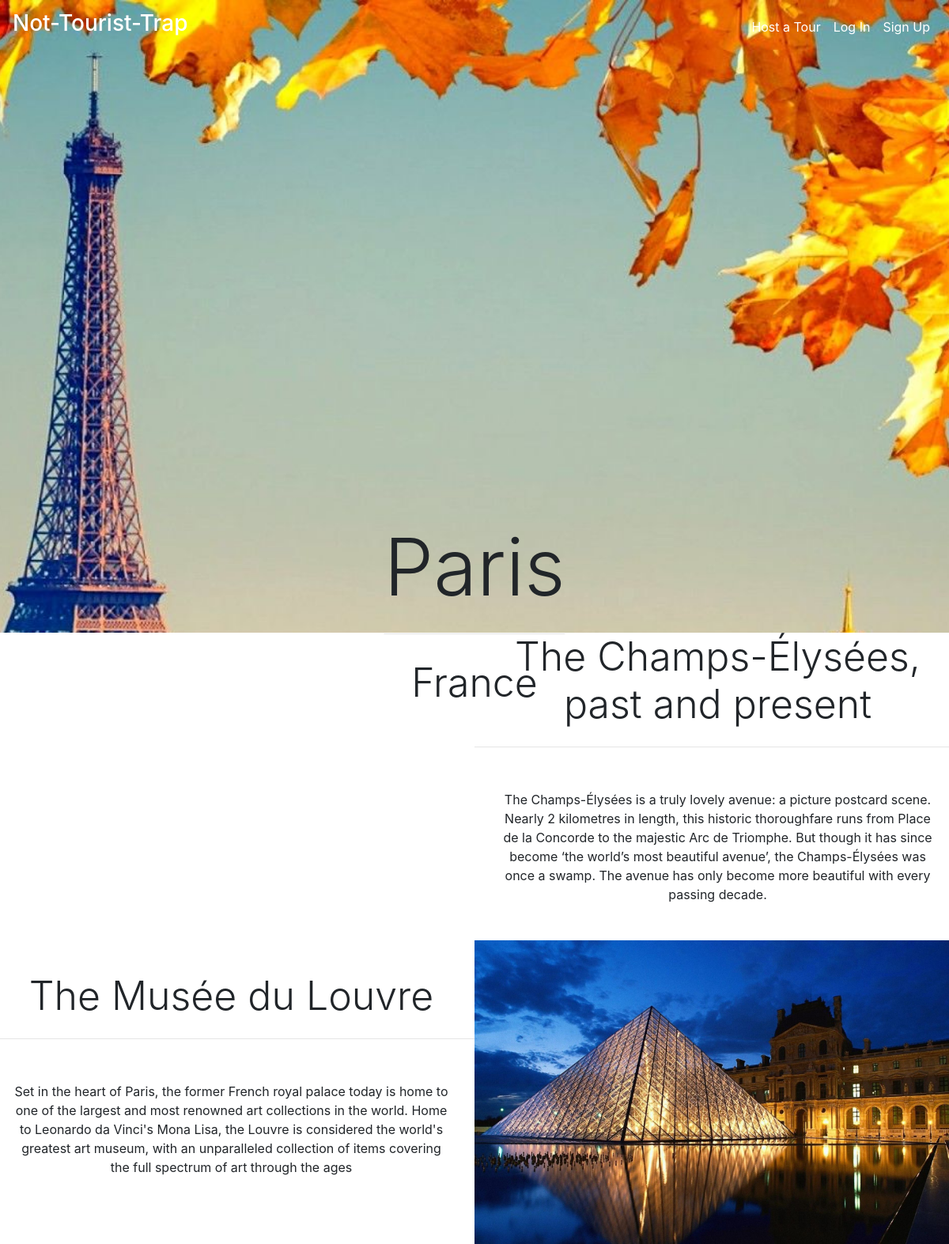
The app's page /View/Destination.php?country=France&state=Paris, older data.
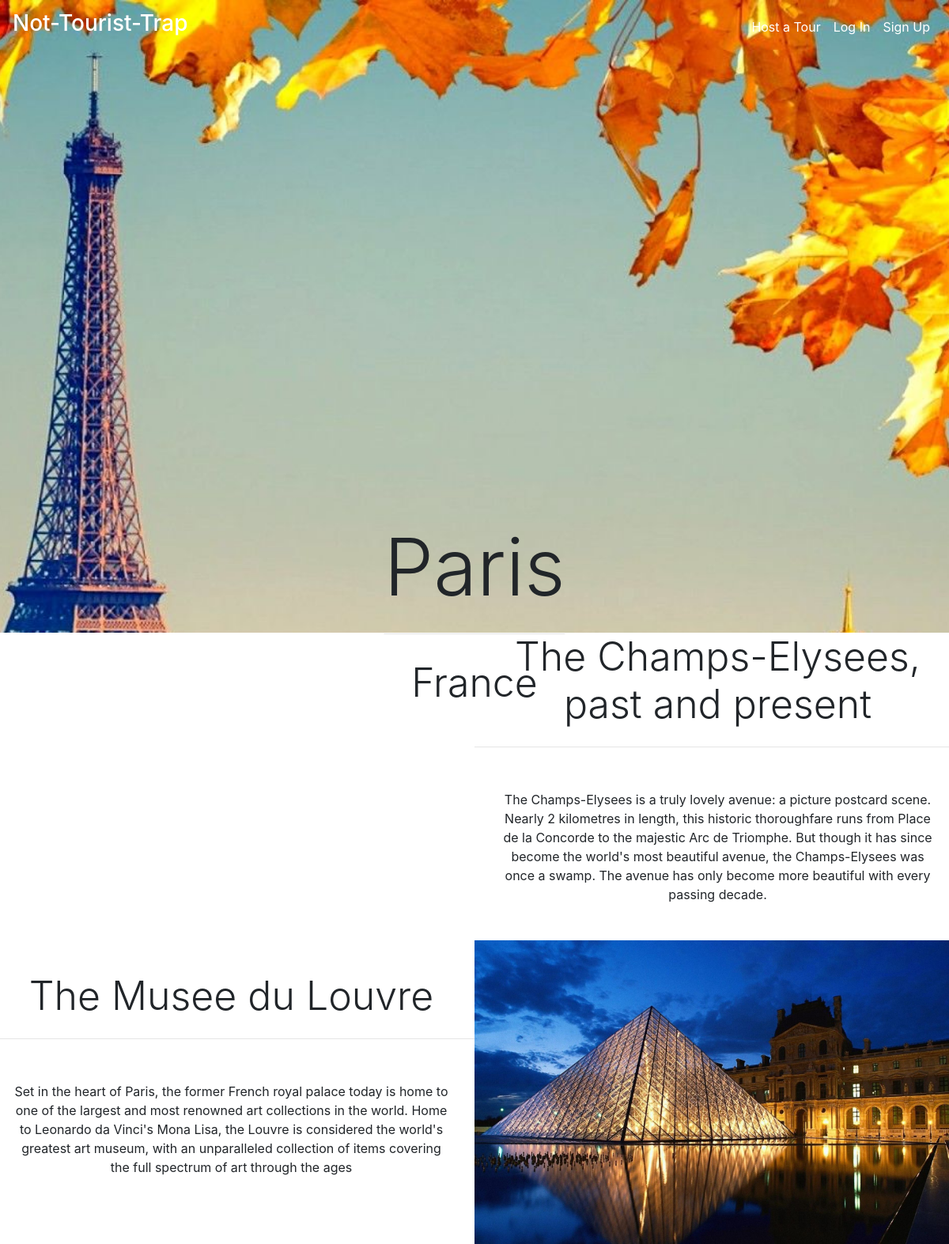
The same page, newer data.
### tables this page shows
CREATE TABLE `state` (
  `StateID` int(11) NOT NULL,
  `CountryID` int(11) NOT NULL,
  `Name` varchar(255) NOT NULL,
  `Description_1` text NOT NULL,
  `Description_2` text NOT NULL,
  `Image_1` varchar(255) NOT NULL,
  `Image_2` varchar(255) NOT NULL,
  `Image_3` varchar(255) NOT NULL,
  `Title_1` varchar(255) NOT NULL,
  `Title_2` varchar(255) NOT NULL
);

### Model/Destination.php (called while the page is built, shortened)
<?php
class Destination
{
    private $state;
    public function __construct($country, $state)
    {
        $this->state = $state;
        $conn = $this->connect();
        $query = "SELECT * FROM state WHERE Name='$this->state'";
        $result = $conn->query($query);
        if($result->num_rows > 0)
        {
            while($row = $result->fetch_assoc())
            {
                $data[] = $row;
            }
        }
    }
    private function connect()
    {
        $this->servername = "localhost";
        $this->username = "root";
        $this->password = "";
        $this->dbname = "csit314";
        $conn = new mysqli($this->servername, $this->username, $this->password, $this->dbname);
        return $conn;
    }
    public function getImage1()
    {
        $conn = $this->connect();
        $query = "SELECT * FROM state WHERE Name = '$this->state'";
        $result = $conn->query($query);
        if($result->num_rows > 0)
        {
            while($row = $result->fetch_assoc())
            {
                $data[] = $row;
            }
            foreach($data as $x)
            {
                return $x['Image_1'];
            }
        }
    }
    public function getImage2()
    {
        $conn = $this->connect();
        $query = "SELECT * FROM state WHERE Name = '$this->state'";
        $result = $conn->query($query);
        if($result->num_rows > 0)
        {
            while($row = $result->fetch_assoc())
            {
                $data[] = $row;
            }
            foreach($data as $x)
            {
                return $x['Image_2'];
            }
        }
    }
    public function getImage3()
    {
        $conn = $this->connect();
        $query = "SELECT * FROM state WHERE Name = '$this->state'";
        $result = $conn->query($query);
        if($result->num_rows > 0)
        {
            while($row = $result->fetch_assoc())
            {
                $data[] = $row;
            }
            foreach($data as $x)
            {
                return $x['Image_3'];
            }
        }
    }
    public function getDesc1()
    {
        $conn = $this->connect();
        $query = "SELECT * FROM state WHERE Name = '$this->state'";
        $result = $conn->query($query);
        if($result->num_rows > 0)
        {
            while($row = $result->fetch_assoc())
            {
                $data[] = $row;
            }
            foreach($data as $x)
            {
                return $x['Description_1'];
            }
        }
    }
    public function getDesc2()
    {
        $conn = $this->connect();
        $query = "SELECT * FROM state WHERE Name = '$this->state'";
        $result = $conn->query($query);
        if($result->num_rows > 0)
        {
            while($row = $result->fetch_assoc())
            {
                $data[] = $row;
            }
            foreach($data as $x)
            {
                return $x['Description_2'];
            }
        }
    }
    public function getTitle1()
    {
        $conn = $this->connect();
        $query = "SELECT * FROM state WHERE Name = '$this->state'";
        $result = $conn->query($query);
        if($result->num_rows > 0)
        {
            while($row = $result->fetch_assoc())
            {
                $data[] = $row;
            }
            foreach($data as $x)
            {
                return $x['Title_1'];
            }
        }
    }
    public function getTitle2()
    {
        $conn = $this->connect();
        $query = "SELECT * FROM state WHERE Name = '$this->state'";
        $result = $conn->query($query);
        if($result->num_rows > 0)
        {
            while($row = $result->fetch_assoc())
            {
                $data[] = $row;
            }
            foreach($data as $x)
            {
                return $x['Title_2'];
            }
        }
    }
}
?>

### Controller/destController.php (called while the page is built, shortened)
<?php
include '../Model/Destination.php';
class destController
{
    private $destination;
    public function __construct($country, $state)
    {
        $this->destination = new Destination($country, $state);
    }
    public function fetchImages()
    {
        $img = array();
        $img[0] = $this->destination->getImage1();
        $img[1] = $this->destination->getImage2();
        $img[2] = $this->destination->getImage3();
        return $img;
    }
    public function fetchDesc()
    {
        $desc = array();
        $desc[0] = $this->destination->getDesc1();
        $desc[1] = $this->destination->getDesc2();
        return $desc;
    }
    public function fetchTitles()
    {
        $titles = array();
        $titles[0] = $this->destination->getTitle1();
        $titles[1] = $this->destination->getTitle2();
        return $titles;
    }
}
?>

### View/destination.php (the view, shortened to what this page needs)
<?php
include '../Controller/destController.php';
$country = $_GET['country'];
$state = $_GET['state'];
$destCtr = new destController($country, $state);
$imgArr = $destCtr->fetchImages();
$descArr = $destCtr->fetchDesc();
$titleArr = $destCtr->fetchTitles();
$imageSrc = array();
for ($i = 0 ; $i < count($imgArr); $i++)
{
    $imageSrc[$i] = "../Images/".$imgArr[$i];
}
?>
<!DOCTYPE html>
<html lang="en">
<head>
    <link rel="stylesheet" href="https://stackpath.bootstrapcdn.com/bootstrap/4.3.1/css/bootstrap.min.css">
    <link rel="stylesheet" type="text/css" href="../GeneralStyles.css"/>
</head>
<body>
    <header class="jumbotron jumbotron-fluid">
        <nav class="navbar fixed-top transparent navbar-expand-lg navbar-light">
            <a class="navbar-brand" href="../index.php"><h3 style="color : white;">Not-Tourist-Trap</h3></a>
            <div class="collapse navbar-collapse">
                <?php
                    if (isset($_SESSION['ufName']))
                    {
                        echo <<< LOGGEDNAV
                            <ul class="navbar-nav ml-auto mt-2 mt-lg-0">
                                <li class="nav-item">
                                    <a class="nav-link" href="../host.php" style="color : white">Host a Tour</a>
                                </li>
                                <li class="nav-item">
                                    <a class="nav-link" href="" style="color : white">View Profile</a>
                                </li>
                                <li class="nav-item">
                                    <a class="nav-link" href="../logout.php" style="color : white">Log Out</a>
                                </li>
                            </ul>
LOGGEDNAV;
                    }
                    else
                    {
                        echo <<< GENERALNAV
                        <ul class="navbar-nav ml-auto mt-2 mt-lg-0">
                            <li class="nav-item">
                                <a class="nav-link" href="../host.php" style="color : white">Host a Tour</a>
                            </li>
                            <li class="nav-item">
                                <a class="nav-link" href="./login.php" style="color : white">Log In</a>
                            </li>
                            <li class="nav-item">
                                <a class="nav-link" href="../signup.php" style="color : white">Sign Up</a>
                            </li>
                        </ul>
GENERALNAV;
                    }
                ?>
            </div>
        </nav>
        <div class="destTitle" style="
            display: block;
            position: absolute;
            top: 50%;
            left: 50%;
            transform: translate(-50%, -50%);
            text-align:center;"
        >
            <h1 class="display-4" style="font-size: 100px;"><?php echo $state ?></h1>
            <hr class="my-4">
            <p class="lead" style="font-size: 50px;"><?php echo $country?></p>
        </div>
    </header>
    <div class="row">
        <div class="column">
        </div>
        <div class="column text-center">
            <h2 class="display-4" style="font-size : 50px;"><?php echo $titleArr[0]?></h2>
            <hr class="my-4">
            <p style="padding:30px;">
                <?php echo $descArr[0]?>
            </p>
        </div>
    </div>
    <div class="row">
        <div class="column text-center">
            <h2 class="display-4" style="font-size : 50px;"><?php echo $titleArr[1]?></h2>
            <hr class="my-4">
            <p style="padding:30px;">
                <?php echo $descArr[1]?>
            </p>
        </div>
        <div class="column">
            <img src="<?php echo $imageSrc[1]?>" alt="" style="width:100%;"/>
        </div>
    </div>
</body>
</html>

### GeneralStyles.css (style rules this page uses)
html { scroll-behavior: smooth; }
.jumbotron { background-size: cover; background-position: center; margin-bottom: 0; background-attachment: fixed; background-repeat: no-repeat; height: 100vh; }
.navbar { transition: top 0.5s ease; }

Row changes from the older to the newer data that the page shows:
changed state: Title_1 "The Champs-Élysées, past and present" → "The Champs-Elysees, past and present"; Title_2 "The Musée du Louvre" → "The Musee du Louvre"
Text that changed along with them:
$descArr[0]: "The Champs-Élysées is a truly lovely avenue: a picture postcard scene. Nearly 2 kilometres in length, this historic thoroughfare runs from Place de la Concorde to the majestic Arc de Triomphe. But though it has since become ‘the world’s most beautiful avenue’, the Champs-Élysées was once a swamp.…" → "The Champs-Elysees is a truly lovely avenue: a picture postcard scene. Nearly 2 kilometres in length, this historic thoroughfare runs from Place de la Concorde to the majestic Arc de Triomphe. But though it has since become the world's most beautiful avenue, the Champs-Elysees was once a swamp.…"
